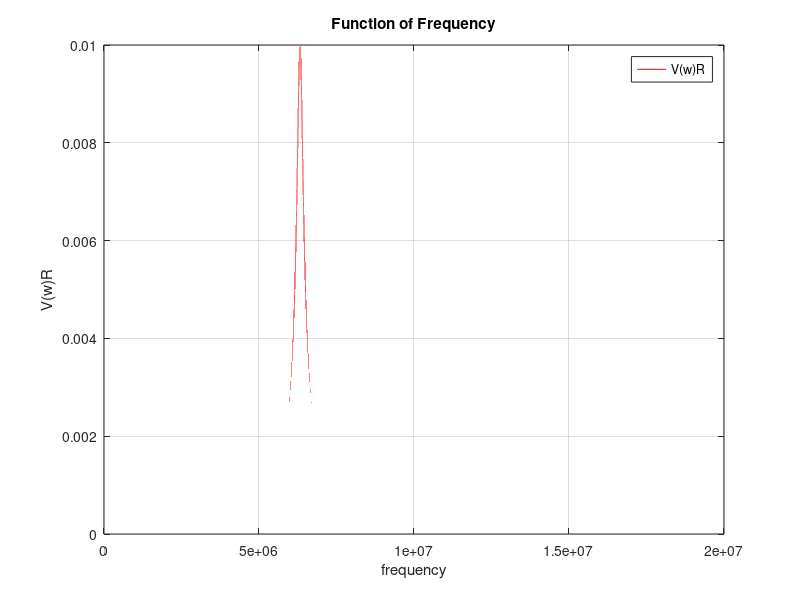

Reproduce this figure in MATLAB.
clc, clear, clear all

f=[0:3*10^6]; 
w=2.*pi.*f; L=0.25*10^-3; C=0.1*10^-9; R=50; V0=10*10^-3;
a=R^2; b=w.*L; c=1./(w.*C);
vr=(R.*V0)./sqrt(a+((b-c).^2));


plot(w,vr,'-r'), grid
title('Function of Frequency')
legend('V(w)R')
xlabel('frequency'), ylabel('V(w)R')


